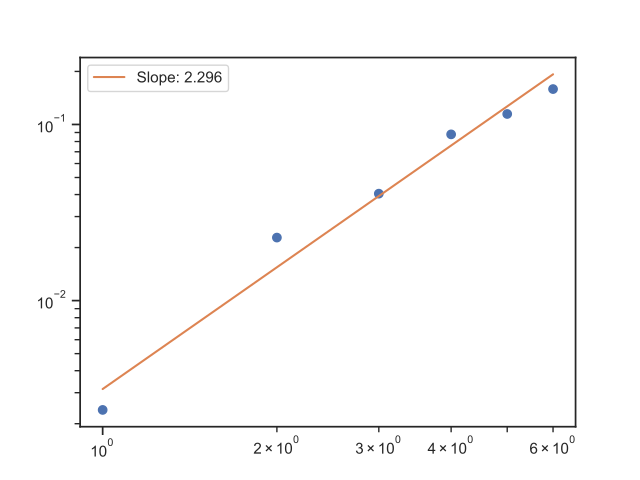

Recreate this plot in Python.
from tfdppin import TFD
from tfdppin import greedy
from tfdppin import ppin_from_file as load

from matplotlib import pylab as plt
import networkx as nx
import numpy as np

import seaborn as sns
sns.set(style="ticks")

graph = load.build_graph_from_ppin_file("huge/BIOGRID-ORGANISM-Escherichia_coli_K12_W3110-3.5.165.tab2.txt")

#nx.draw(graph, node_size=10)
#plt.show()

paths = nx.shortest_path(graph)

print("Diameter:", greedy.graph_diameter(paths))

p, lb, Nb  = TFD.tfd_fuzzy(graph)

print("TFD:", p[0]) 

print(lb)
print(Nb)

plt.loglog(lb, Nb, 'o')
x = np.linspace(min(np.log(lb)), max(np.log(lb)), 100)
plt.loglog(np.exp(x), np.exp(x * p[0] + p[1]), label="Slope: {:.3f}".format(p[0]))
plt.show()
